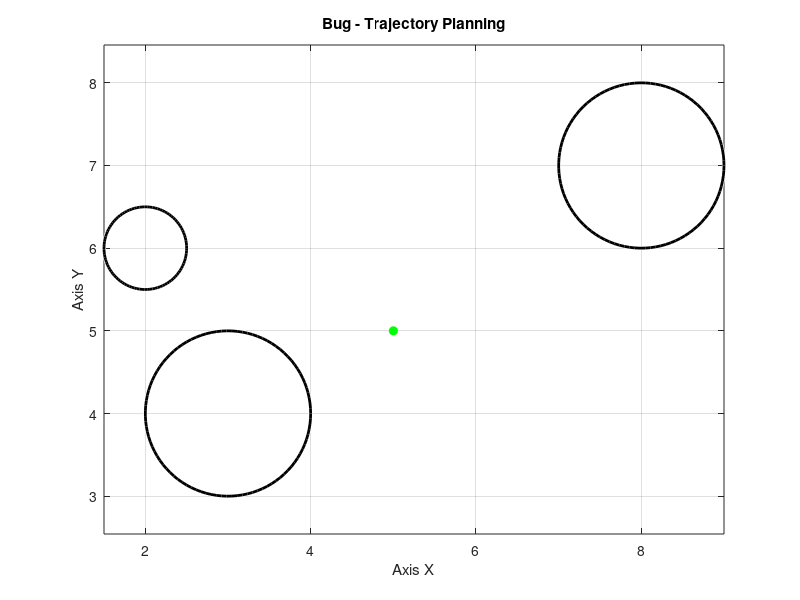

MATLAB code for this plot: (Note: this script raises an error after producing the figure.)
close all, clc, clear all;

%Variables
startPos = [5, 5];
goalPosx = 0;
goalPosy = 10;
goalPos = [1, 10];
quadx = [0 10 10 0 0];
quady = [0 0 10 10 0];
currentPos = startPos;
path = [currentPos];
stepSize = 0.3;
Ang3 = 180;
followObstacle = 0;

%Selection mode menu
%obstacles = [3 4 1; 2 6 0.5; 8 7 1; 5 2 0.8; 7 3 1.2; 1 8 0.6];
obstacles = [3 4 1;2 6 0.5;8 7 1];

%Operating Mode
% 1 - Quadratic
% 2 - Random
operationMode = 1;

% Main --------------------------------------------------------------------

figure;
plot(startPos(1), startPos(2), 'go', 'MarkerFaceColor', 'g');
axis equal;
grid on;
xlabel('Axis X');
ylabel('Axis Y');
title('Bug - Trajectory Planning');

% Obstacles plot
for i = 1:size(obstacles, 1)
    viscircles(obstacles(i, 1:2), obstacles(i, 3), 'Color', 'k');
end

% Operation mode 1
if(operationMode == 1)
for i = 0 : Ang3/720 : Ang3 
    goalPos = [goalPosx, goalPosy];

    % Walks in a straight line
    d = (goalPos - currentPos)/(norm(goalPos - currentPos)); % Normalizes the vector
    nextPos = currentPos+d*stepSize; % Obtains the next position
    
    if followObstacle == 1
        nextPos = followObstacle_est(currentPos, obstacles, stepSize);
            if norm(initialGoalPosition - nextPos) < stepSize
            followObstacle = 0;
            end
    end

    if isInObstacle(nextPos, obstacles) && followObstacle == 0% If an obstacle is found
        initialGoalPosition = newPosReferenceLine(currentPos, obstacles, ReferenceLine);
        followObstacle = 1;
        nextPos = currentPos;
    end
   
    currentPos = nextPos;
    path = [path; currentPos];
    
    if currentPos(2) >= 10
        currentPos(1) = currentPos(1) + 0.5;
        startPos(1) = currentPos(1);
        startPos(2) = currentPos(2);
       goalPosy = 0;
       goalPosx = goalPosx + 0.5;
    end
    if currentPos(2) <= 0
        currentPos(1) = currentPos(1) + 0.5;
        startPos(1) = currentPos(1);
        startPos(2) = currentPos(2);
       goalPosy = 10;
       goalPosx = goalPosx + 0.5;
    end
    goalPos = [goalPosx, goalPosy];
    
    ReferenceLine = CreateReference(startPos, goalPos, stepSize);
    
    hold on
    plot(path(:,1), path(:,2), 'b.-');
    plot(quadx, quady, 'g-', 'LineWidth', 2);
    plot(ReferenceLine(:, 1), ReferenceLine(:, 2), "--r")
    axis equal;  
    xlabel('Axis X');
    ylabel('Axis Y');
    title('Quadratic operation mode');

pause(0.0000001)  
end
end

% Operation mode 2
theta_graus = 45;
if(operationMode == 2)
for i = 0 : Ang3/720 : Ang3 

    nextPos(1) = currentPos(1) + stepSize * cosd(theta_graus);
    nextPos(2) = currentPos(2) + stepSize * sind(theta_graus);
    
    if(nextPos(1) > 10 || nextPos(1) < 0 || nextPos(2) > 10 || nextPos(2) < 0)
      theta_graus = randi([0,360]); 
      nextPos(1) = currentPos(1);
      nextPos(2) = currentPos(2);
    end

    if isInObstacle(nextPos, obstacles)
      theta_graus = theta_graus + 8; 
      nextPos(1) = currentPos(1);
      nextPos(2) = currentPos(2);
    end
    
    currentPos = nextPos;
    path = [path; currentPos];

    hold on
    plot(path(:,1), path(:,2), 'b.-');
    plot(quadx, quady, 'g-', 'LineWidth', 2);
    axis equal;  
    xlabel('Axis X');
    ylabel('Axis Y');
    title('Random operation mode');

pause(0.0000001)
end
end

hold off;